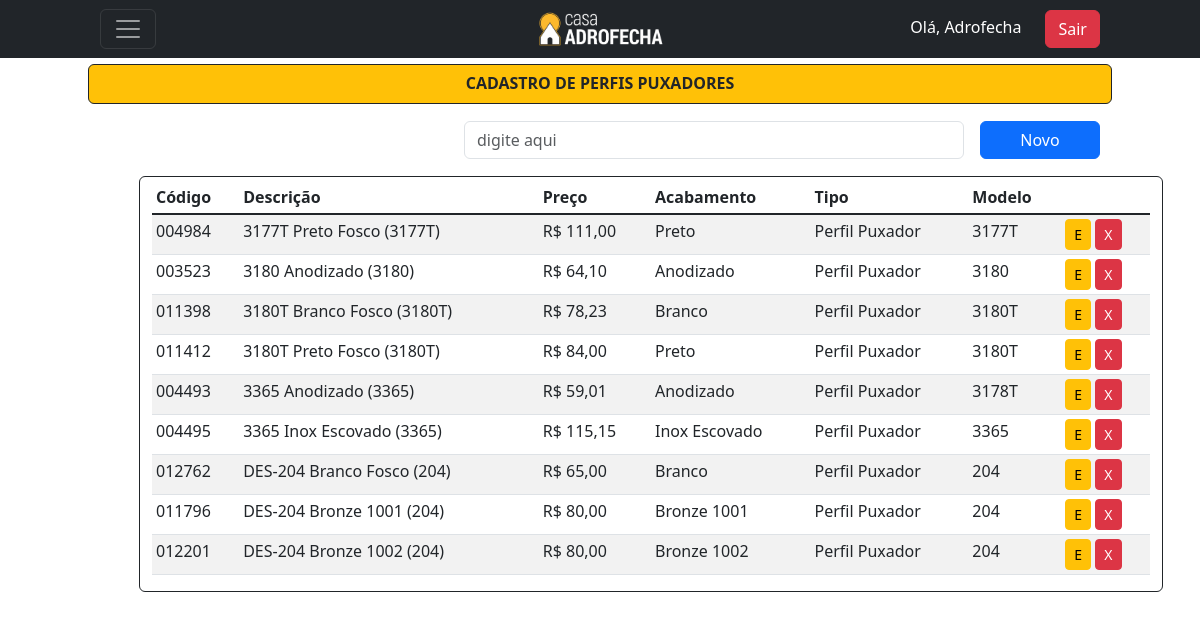
The app's page /listar/perfilpuxador/ (signed in), older data.
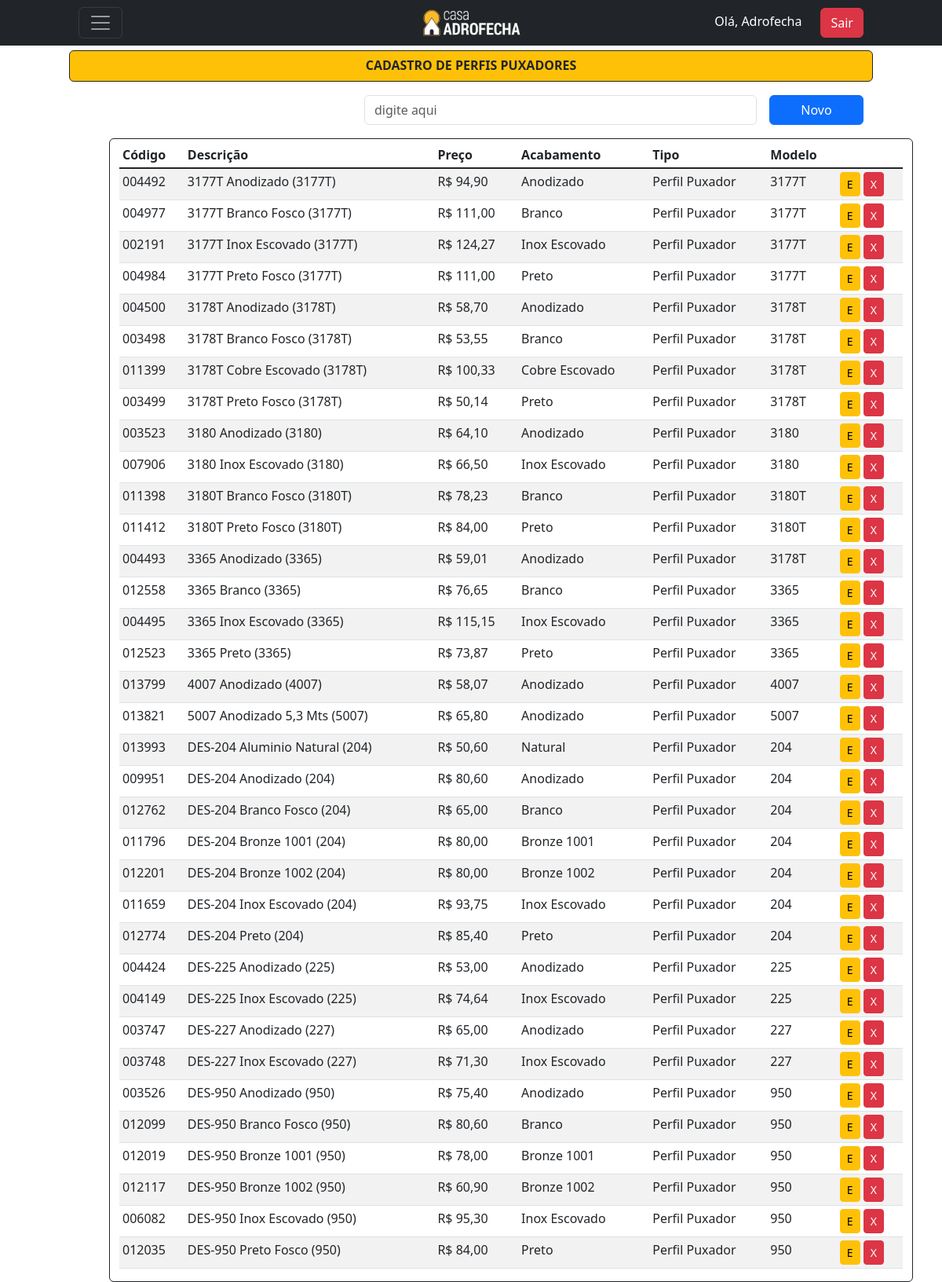
The same page, newer data.
### cadastros/models.py (models this page shows, shortened)
class PerfilPuxador(models.Model):
    codigo = models.CharField(max_length=6, verbose_name="Código", unique=True)
    descricao = models.CharField(max_length=150, verbose_name="Descrição")
    preco = models.DecimalField(decimal_places=2, max_digits=5, verbose_name="Preço")
    acabamento = models.ForeignKey(Acabamento, on_delete=models.PROTECT)
    tipo = models.ForeignKey(Tipo, on_delete=models.PROTECT)
    modelo = models.ForeignKey(ModeloPerfilPuxador, on_delete=models.PROTECT)
    class Meta:
        verbose_name = 'Perfil Puxador'
        verbose_name_plural = 'Perfis Puxadores'
        ordering = ["descricao"]

class Acabamento(models.Model):
    acabamento = models.CharField(max_length=50, unique=True)
    class Meta:
        verbose_name = 'Acabamento'
        verbose_name_plural = 'Acabamentos'
        ordering = ["acabamento"]
    def __str__(self):
        return self.acabamento

class Tipo(models.Model):
    tipo = models.CharField(max_length=30, unique=True)
    class Meta:
        ordering = ["tipo"]
    def __str__(self):
        return self.tipo

class ModeloPerfilPuxador(models.Model):
    modelo = models.CharField(max_length=10, unique=True)
    class Meta:
        verbose_name = 'Modelo Perfil Puxador'
        verbose_name_plural = 'Modelo Perfis Puxadores'
        ordering = ["modelo"]
    def __str__(self):
        return self.modelo

### cadastros/views.py (the view)
# urls.py: path('listar/perfilpuxador/', PerfilPuxadorList.as_view(), name='listar-perfilpuxador'),
class PerfilPuxadorList(LoginRequiredMixin,PermissionRequiredMixin, ListView):
    model = PerfilPuxador
    template_name = 'cadastros/listas/PerfilPuxador.html'
    permission_required = 'cadastros.view_perfilpuxador'

### cadastros/templates/cadastros/listas/perfilPuxador.html (shortened to what this page needs)
{% extends 'base.html' %}
{% block content %}
<header class="mt-5 pt-3">
  <div>
      <div class="bg-warning rounded text-dark border border-dark container h-10 d-flex align-items-center justify-content-center">
        <h1><strong>CADASTRO DE PERFIS PUXADORES</strong></h1>
      </div>
      <div class="mt-3 container h-10 d-flex align-items-center justify-content-end">
          <input type="email" class="form-control me-3" style="width: 500px;" id="exampleFormControlInput1" placeholder="digite aqui">
          <a href="{% url 'cadastrar-perfilpuxador' %}" style="width: 120px;" class="btn btn-primary bg-primary">Novo</a>
      </div>
  </div>
</header>
<div class="mt-3">
  <div class="row">
      <div class="col-1">
      </div>
      <div class="border border-dark rounded container">
          <table class="mt-1 table table-sm table-striped">
            <thead>
              <tr>
                <th scope="col ">Código</th>
                <th scope="col ">Descrição</th>
                <th scope="col ">Preço</th>
                <th scope="col ">Acabamento</th>
                <th scope="col ">Tipo</th>
                <th scope="col ">Modelo</th>
              </tr>
            </thead>
            <tbody class="table-group-divider ">
                {% for perfilpuxador in object_list %}
                <tr>
                    <td>{{ perfilpuxador.codigo }}</td>
                    <td>{{ perfilpuxador.descricao }}</td>
                    <td>R$ {{ perfilpuxador.preco }}</td>
                    <td>{{ perfilpuxador.acabamento }}</td>
                    <td>{{ perfilpuxador.tipo }}</td>
                    <td>{{ perfilpuxador.modelo }}</td>
                    <td>
                        <a href="{% url 'editar-perfilpuxador' perfilpuxador.pk %}" class="btn btn-warning btn-sm" title="Editar">E</a>
                        <a href="{% url 'excluir-perfilpuxador' perfilpuxador.pk %}" class="btn btn-danger btn-sm" title="Excluir">X</a>
                    </td>
                </tr>
                {% empty %}
                    <tr>
                        <td colspan="9">Nenhum Perfil Puxador cadastrado</td>
                    </tr>
                {% endfor %}
            </tbody>
          </table>
      </div>
  </div>
</div>
{% endblock %}

Row changes from the older to the newer data that the page shows:
added PerfilPuxador: codigo "004492", descricao "3177T Anodizado (3177T)", preco "94,90", acabamento "Anodizado", tipo "Perfil Puxador", modelo "3177T"
added PerfilPuxador: codigo "004977", descricao "3177T Branco Fosco (3177T)", preco "111,00", acabamento "Branco", tipo "Perfil Puxador", modelo "3177T"
added PerfilPuxador: codigo "002191", descricao "3177T Inox Escovado (3177T)", preco "124,27", acabamento "Inox Escovado", tipo "Perfil Puxador", modelo "3177T"
added PerfilPuxador: codigo "004500", descricao "3178T Anodizado (3178T)", preco "58,70", acabamento "Anodizado", tipo "Perfil Puxador", modelo "3178T"
added PerfilPuxador: codigo "003498", descricao "3178T Branco Fosco (3178T)", preco "53,55", acabamento "Branco", tipo "Perfil Puxador", modelo "3178T"
added PerfilPuxador: codigo "011399", descricao "3178T Cobre Escovado (3178T)", preco "100,33", acabamento "Cobre Escovado", tipo "Perfil Puxador", modelo "3178T"
added PerfilPuxador: codigo "003499", descricao "3178T Preto Fosco (3178T)", preco "50,14", acabamento "Preto", tipo "Perfil Puxador", modelo "3178T"
added PerfilPuxador: codigo "007906", descricao "3180 Inox Escovado (3180)", preco "66,50", acabamento "Inox Escovado", tipo "Perfil Puxador", modelo "3180"
added PerfilPuxador: codigo "012558", descricao "3365 Branco (3365)", preco "76,65", acabamento "Branco", tipo "Perfil Puxador", modelo "3365"
added PerfilPuxador: codigo "012523", descricao "3365 Preto (3365)", preco "73,87", acabamento "Preto", tipo "Perfil Puxador", modelo "3365"
added PerfilPuxador: codigo "013799", descricao "4007 Anodizado (4007)", preco "58,07", acabamento "Anodizado", tipo "Perfil Puxador", modelo "4007"
added PerfilPuxador: codigo "013821", descricao "5007 Anodizado 5,3 Mts (5007)", preco "65,80", acabamento "Anodizado", tipo "Perfil Puxador", modelo "5007"
added PerfilPuxador: codigo "013993", descricao "DES-204 Aluminio Natural (204)", preco "50,60", acabamento "Natural", tipo "Perfil Puxador", modelo "204"
added PerfilPuxador: codigo "009951", descricao "DES-204 Anodizado (204)", preco "80,60", acabamento "Anodizado", tipo "Perfil Puxador", modelo "204"
added PerfilPuxador: codigo "011659", descricao "DES-204 Inox Escovado (204)", preco "93,75", acabamento "Inox Escovado", tipo "Perfil Puxador", modelo "204"
added PerfilPuxador: codigo "012774", descricao "DES-204 Preto (204)", preco "85,40", acabamento "Preto", tipo "Perfil Puxador", modelo "204"
added PerfilPuxador: codigo "004424", descricao "DES-225 Anodizado (225)", preco "53,00", acabamento "Anodizado", tipo "Perfil Puxador", modelo "225"
added PerfilPuxador: codigo "004149", descricao "DES-225 Inox Escovado (225)", preco "74,64", acabamento "Inox Escovado", tipo "Perfil Puxador", modelo "225"
added PerfilPuxador: codigo "003747", descricao "DES-227 Anodizado (227)", preco "65,00", acabamento "Anodizado", tipo "Perfil Puxador", modelo "227"
added PerfilPuxador: codigo "003748", descricao "DES-227 Inox Escovado (227)", preco "71,30", acabamento "Inox Escovado", tipo "Perfil Puxador", modelo "227"
added PerfilPuxador: codigo "003526", descricao "DES-950 Anodizado (950)", preco "75,40", acabamento "Anodizado", tipo "Perfil Puxador", modelo "950"
added PerfilPuxador: codigo "012099", descricao "DES-950 Branco Fosco (950)", preco "80,60", acabamento "Branco", tipo "Perfil Puxador", modelo "950"
added PerfilPuxador: codigo "012019", descricao "DES-950 Bronze 1001 (950)", preco "78,00", acabamento "Bronze 1001", tipo "Perfil Puxador", modelo "950"
added PerfilPuxador: codigo "012117", descricao "DES-950 Bronze 1002 (950)", preco "60,90", acabamento "Bronze 1002", tipo "Perfil Puxador", modelo "950"
added PerfilPuxador: codigo "006082", descricao "DES-950 Inox Escovado (950)", preco "95,30", acabamento "Inox Escovado", tipo "Perfil Puxador", modelo "950"
added PerfilPuxador: codigo "012035", descricao "DES-950 Preto Fosco (950)", preco "84,00", acabamento "Preto", tipo "Perfil Puxador", modelo "950"
